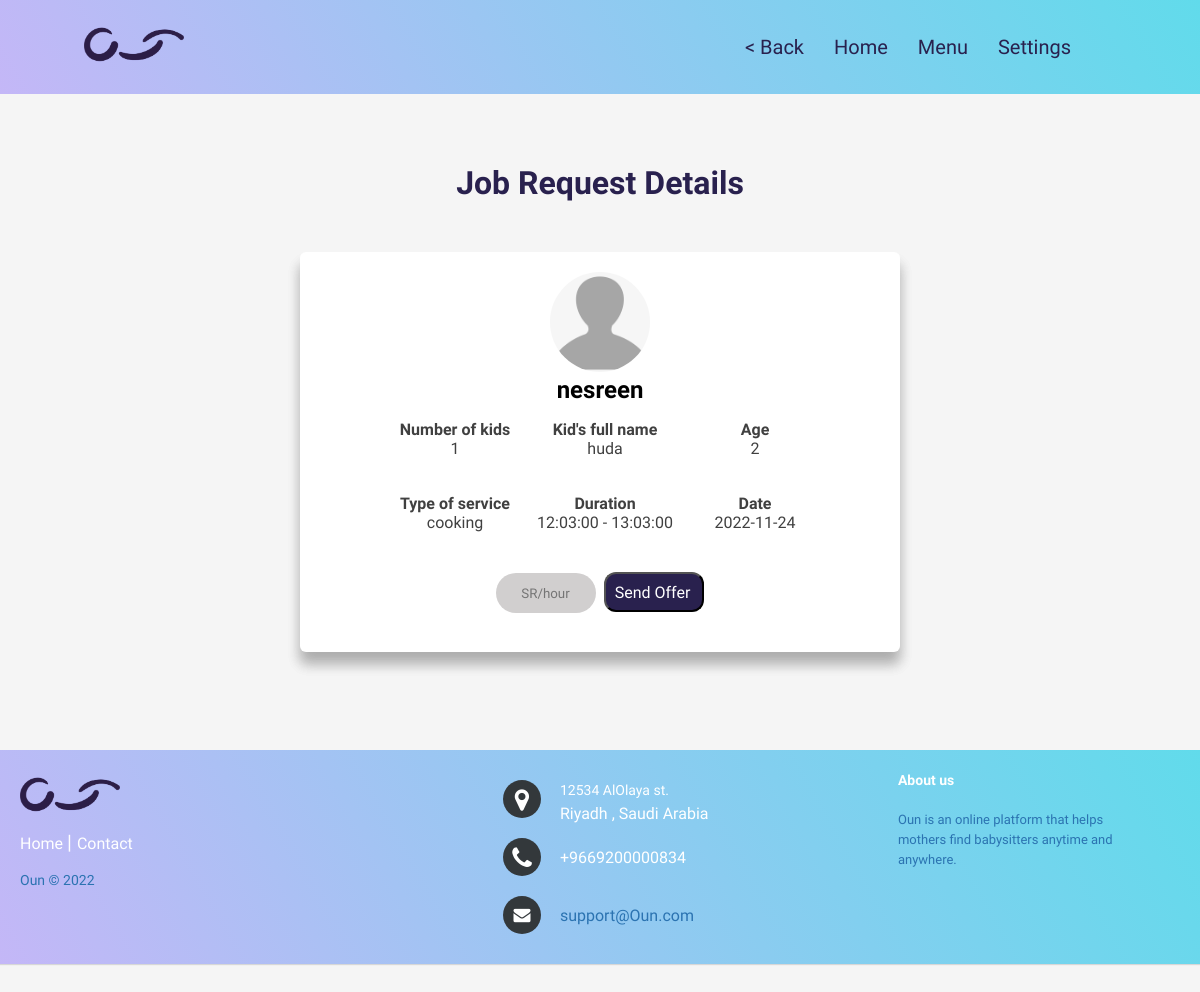
Page /JobDetails.php?request_id=38 (signed in) on the committed database.
### tables this page shows
CREATE TABLE `request` (
  `request_id` int(10) NOT NULL,
  `parent_id` int(11) NOT NULL,
  `numOfKids` int(11) NOT NULL,
  `kid_name` varchar(100) NOT NULL,
  `kid_age` varchar(11) NOT NULL,
  `service_type` varchar(20) NOT NULL,
  `date` date NOT NULL,
  `start_time` time NOT NULL,
  `end_time` time NOT NULL
);

CREATE TABLE `parent` (
  `parent_id` int(10) NOT NULL,
  `parent_image` varchar(500) DEFAULT 'prpic.png',
  `name` varchar(30) DEFAULT NULL,
  `email` varchar(50) NOT NULL,
  `password` varchar(128) NOT NULL,
  `city` varchar(20) DEFAULT NULL,
  `district` varchar(20) DEFAULT NULL,
  `street` varchar(20) DEFAULT NULL,
  `buildingNo` varchar(20) DEFAULT NULL,
  `phoneNo` int(10) DEFAULT NULL
);

### JobDetails.php (the view, shortened to what this page needs)
<?php
include("connection.php");
?>
<!DOCTYPE html>
<html lang="en">
<head>
 <link rel="stylesheet" href="https://cdnjs.cloudflare.com/ajax/libs/font-awesome/4.7.0/css/font-awesome.min.css">
 <link rel="stylesheet" href="styleB.css" >
 <link rel="stylesheet" href="footer.css" >
 <link rel="stylesheet" href="JobDetails.css">
<body>
</head>
<body>
    <header>
        <a href="#" class="logo"><img src="images/logo.png" alt="logo icon"></a>
        <nav class="navbar">
        <ul>
        <li>    <a onclick="window.history.back()" style="pointer:cursor;"> < Back </a> </li>
        <li><a href="currentBaby.html"> Home </a></li>
        <li> <a href="#"> Menu </a>
        <li> <a href="#"> Settings </a>
        </li>
        </ul>
        </nav>
        </header>
    <footer class="footer-distributed">
        <div class="footer-left">
            <img class="logo" src="images/logo.png" alt="Oun">
            <p class="footer-links">
                <a href="currentBaby.html" class="link-1">Home</a>
                <a href="mailto:support@Ouun.com">Contact</a>
            </p>
            <p class="footer-company-name">Oun © 2022</p>
        </div>
        <div class="footer-center">
            <div>
                <i class="fa fa-map-marker"></i>
                <p><span>12534 AlOlaya st.</span> Riyadh , Saudi Arabia</p>
            </div>
            <div>
                <i class="fa fa-phone"></i>
                <p>+9669200000834</p>
            </div>
            <div>
                <i class="fa fa-envelope"></i>
                <p><a href="mailto:support@Ouun.com">support@Oun.com</a></p>
            </div>
        </div>
        <div class="footer-right">
            <p class="footer-company-about">
                <span>About us</span>
               Oun is an online platform that helps mothers find babysitters anytime and anywhere.
    </p>
        </div>
    </footer>
<?php
    $reqId = $_GET['request_id'];
    $query = "SELECT *
    FROM request
    INNER JOIN parent ON request.parent_id=parent.parent_id
    WHERE request_id = $reqId;";
    $result = $con->query($query);
    $this_request = $result->fetch_assoc();
?>
<h1 class="mytitle"> Job Request Details</h1>
  <div class= "card">
  <?php echo "<img src='images/".$this_request['parent_image']."' alt='parent profile picture' class =img>" ;?>
    <p class ="name" > <?php echo $this_request['name']; ?> </p>
<div class="container">
    <div class="det">
        <p class="mylabel">Number of kids </p>
        <p><?php echo $this_request['numOfKids']; ?></p>
    </div>
    <div class="det">
        <p class="mylabel">Kid's full name</p>
        <p><?php echo $this_request['kid_name']; ?></p>
    </div>
    <div class="det">
        <p class="mylabel">Age</p>
        <p><?php echo $this_request['kid_age']; ?></p>
    </div>
    <div class="det">
         <p class="mylabel">Type of service</p>
        <p><?php echo $this_request['service_type']; ?></p>
    </div>
    <div class="det">
         <p class="mylabel">Duration</p>
         <p><?php echo $this_request['start_time']; ?> - <?php echo $this_request['end_time']; ?></p>
        </div>
    <div class="det">
        <p class="mylabel">Date</p>
        <p><?php echo $this_request['date']; ?></p>
    </div>
</div>
<form action="sendOffer.php" method='get'>
    <input type="text" class="text" name="price" placeholder="SR/hour">
    <input name="sent" class= "btn" type="submit" value="Send Offer " onclick="return alert('your price offer has been sent to the parent!');">
</form>
</div>
</body>
</html>

### styleB.css (style rules this page uses)
body { background: whitesmoke; color:#404040; }
* { padding: 0; margin: 0; font-family: Optima, 'Segoe UI', Tahoma, Geneva, Verdana, sans-serif; }
header { position: fixed; top:0; left:0; right:0; background:Linear-gradient(60deg , rgb(196 , 183, 247) 0% , rgb(97 , 219 , 235) 100%); padding:20px 7%; display: flex; align-items: center; justify-content: space-between; z-index:1000; }
header img { width:100px; height:50px; }
header .navbar ul { list-style:none; padding: 0px 20px; }
header .navbar ul li { position:relative; float:left; padding: 0px 20px 0 0; }
header .navbar ul li a { font-size:20px; padding:5px; color:rgb(41,33,78);; display:block; }
a { text-decoration: none; }

### footer.css (style rules this page uses)
.footer-distributed { background: Linear-gradient(60deg , rgb(196 , 183, 247) 0% , rgb(97 , 219 , 235) 100%); box-shadow: 0 1px 1px 0 rgba(0, 0, 0, 0.12); box-sizing: border-box; width: 100%; text-align: left; padding: 20px 20px; position:relative; top:450px; margin:0; }
.footer-distributed .footer-left, .footer-distributed .footer-center, .footer-distributed .footer-right { display: inline-block; vertical-align: top; }
.footer-distributed .footer-left { width: 40%; }
.footer-distributed .logo { width: 100px; height: 50px; margin: 0; }
.footer-distributed .footer-links { color: #ffffff; margin: 0px 0 12px; padding: 0; }
.footer-distributed .footer-links a { display:inline-block; line-height: 1.8; font-weight:400; text-decoration: none; color: inherit; }
.footer-distributed .footer-company-name { color: rgb(43, 115, 177); font-size: 14px; font-weight: normal; margin: 0; }
.footer-distributed .footer-center { width: 35%; }
.footer-distributed .footer-center i { background-color: #33383b; color: #ffffff; font-size: 25px; width: 38px; height: 38px; border-radius: 50%; text-align: center; line-height: 42px; margin: 10px 15px; vertical-align: middle; }
.footer-distributed .footer-center i.fa-envelope { font-size: 17px; line-height: 38px; }
.footer-distributed .footer-center p { display: inline-block; color: #ffffff; font-weight:400; vertical-align: middle; margin:0; }
.footer-distributed .footer-center p span { display:block; font-weight: normal; font-size:14px; line-height:2; }
.footer-distributed .footer-center p a { color: rgb(43, 115, 177); text-decoration: none;; }
.footer-distributed .footer-links a:before { content: "|"; font-weight:300; font-size: 20px; left: 0; color: #fff; display: inline-block; padding-right: 5px; }
.footer-distributed .footer-links .link-1:before { content: none; }
.footer-distributed .footer-right { width: 20%; }
.footer-distributed .footer-company-about { line-height: 20px; color: rgb(43, 115, 177); font-size: 13px; font-weight: normal; margin: 0; }
.footer-distributed .footer-company-about span { display: block; color: #ffffff; font-size: 14px; font-weight: bold; margin-bottom: 20px; }

### JobDetails.css (style rules this page uses)
body { text-align: center; font-family: monospace; margin-top: -50px; }
.footer-distributed { top: 800px; }
.mytitle { margin-top: 0; text-align: center; color: rgb(41, 33, 78); }
.card { background: white; border-radius: 6px; display: inline-block; height: 400px; width: 600px; margin-top: 50px; box-shadow:0 12px 13px rgba(0,0,0,0.16), 0 12px 13px rgba(0,0,0,0.16); margin-left: 20px; margin-right: 20px; }
.img { border-radius: 100%; margin-top: 20px; width: 100px; height: 100px; }
.name { color: black; font-size: 24px; font-weight: bold; }
.container { display: grid; grid-template-columns: 100px 100px 100px; grid-template-rows:10px ; grid-gap: 50px; justify-content: center; align-items: center; margin-top: 30px; margin-bottom: 20px; margin-left: -90px; }
.det { width: 200px }
.mylabel { font-weight: bold; }
.btn { color: #fff; background-color: rgb(41, 33, 78) ; height: 40px; width: 100px; margin-top: 20px; font-size: 16px; border-radius: 12px; }
input[type=text] { background: rgb(209, 207, 207); border: none; border-radius: 30px; font: gray; height: 40px; width: 100px; }
.text { width: 100px; margin-right: 5px; }
input[placeholder] { text-align: center; border: none; }

### rows in the picture
request: parent.parent_image (picture), parent.name "nesreen", numOfKids "1", kid_name "huda", kid_age "2", service_type "cooking", start_time "12:03:00", end_time "13:03:00", date "2022-11-24"
